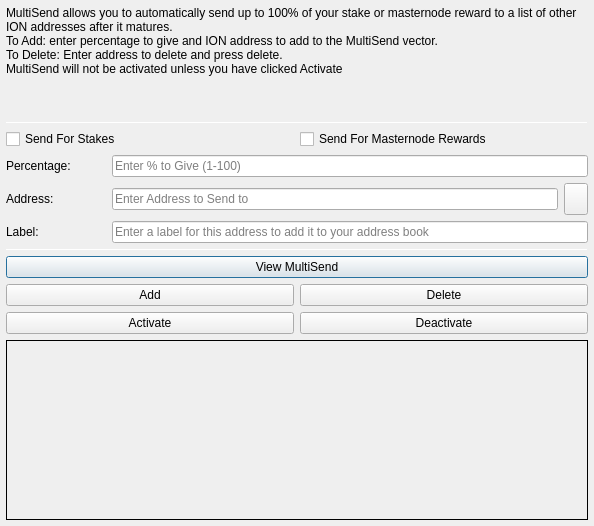
<?xml version="1.0" encoding="UTF-8"?>
<ui version="4.0">
 <class>MultiSendDialog</class>
 <widget class="QDialog" name="MultiSendDialog">
  <property name="windowModality">
   <enum>Qt::NonModal</enum>
  </property>
  <property name="geometry">
   <rect>
    <x>0</x>
    <y>0</y>
    <width>594</width>
    <height>526</height>
   </rect>
  </property>
  <property name="windowTitle">
   <string>MultiSend</string>
  </property>
  <layout class="QVBoxLayout" name="verticalLayout" stretch="0">
   <property name="margin">
    <number>6</number>
   </property>
   <item>
    <layout class="QVBoxLayout" name="verticalLayout_Main" stretch="1,1,1,0,1,1,1">
     <item>
      <widget class="QLabel" name="label_2">
       <property name="lineWidth">
        <number>1</number>
       </property>
       <property name="text">
        <string>MultiSend allows you to automatically send up to 100% of your stake or masternode reward to a list of other ION addresses after it matures.
To Add: enter percentage to give and ION address to add to the MultiSend vector.
To Delete: Enter address to delete and press delete.
MultiSend will not be activated unless you have clicked Activate</string>
       </property>
       <property name="alignment">
        <set>Qt::AlignLeading|Qt::AlignLeft|Qt::AlignTop</set>
       </property>
       <property name="wordWrap">
        <bool>true</bool>
       </property>
      </widget>
     </item>
     <item>
      <widget class="Line" name="line">
       <property name="minimumSize">
        <size>
         <width>0</width>
         <height>1</height>
        </size>
       </property>
       <property name="maximumSize">
        <size>
         <width>16777215</width>
         <height>1</height>
        </size>
       </property>
       <property name="orientation">
        <enum>Qt::Horizontal</enum>
       </property>
      </widget>
     </item>
     <item>
      <layout class="QVBoxLayout" name="verticalLayout_Settings">
       <item>
        <layout class="QHBoxLayout" name="horizontalLayout">
         <item>
          <widget class="QCheckBox" name="multiSendStakeCheckBox">
           <property name="text">
            <string>Send For Stakes</string>
           </property>
          </widget>
         </item>
         <item>
          <widget class="QCheckBox" name="multiSendMasternodeCheckBox">
           <property name="text">
            <string>Send For Masternode Rewards</string>
           </property>
          </widget>
         </item>
        </layout>
       </item>
       <item>
        <layout class="QHBoxLayout" name="horizontalLayout_6">
         <item>
          <widget class="QLabel" name="label">
           <property name="minimumSize">
            <size>
             <width>100</width>
             <height>0</height>
            </size>
           </property>
           <property name="toolTip">
            <string>Percentage of stake to send</string>
           </property>
           <property name="text">
            <string>Percentage:</string>
           </property>
          </widget>
         </item>
         <item>
          <widget class="QLineEdit" name="multiSendPercentEdit">
           <property name="toolTip">
            <string>Enter whole numbers 1 - 100</string>
           </property>
           <property name="placeholderText">
            <string>Enter % to Give (1-100)</string>
           </property>
          </widget>
         </item>
        </layout>
       </item>
       <item>
        <layout class="QHBoxLayout" name="horizontalLayout_7">
         <item>
          <widget class="QLabel" name="label_5">
           <property name="minimumSize">
            <size>
             <width>100</width>
             <height>0</height>
            </size>
           </property>
           <property name="toolTip">
            <string>Address to send portion of stake to</string>
           </property>
           <property name="text">
            <string>Address:</string>
           </property>
          </widget>
         </item>
         <item>
          <widget class="QLineEdit" name="multiSendAddressEdit">
           <property name="toolTip">
            <string/>
           </property>
           <property name="placeholderText">
            <string>Enter Address to Send to</string>
           </property>
          </widget>
         </item>
         <item>
          <widget class="QToolButton" name="addressBookButton">
           <property name="maximumSize">
            <size>
             <width>16777215</width>
             <height>32</height>
            </size>
           </property>
           <property name="toolTip">
            <string>Choose an address from the address book</string>
           </property>
           <property name="text">
            <string/>
           </property>
           <property name="icon">
            <iconset resource="../ion.qrc">
             <normaloff>:/icons/address-book</normaloff>:/icons/address-book</iconset>
           </property>
           <property name="shortcut">
            <string>Alt+A</string>
           </property>
          </widget>
         </item>
        </layout>
       </item>
      </layout>
     </item>
     <item>
      <layout class="QHBoxLayout" name="horizontalLayout_3">
       <item>
        <widget class="QLabel" name="label_3">
         <property name="minimumSize">
          <size>
           <width>100</width>
           <height>0</height>
          </size>
         </property>
         <property name="text">
          <string>Label:</string>
         </property>
        </widget>
       </item>
       <item>
        <widget class="QLineEdit" name="labelAddressLabelEdit">
         <property name="placeholderText">
          <string>Enter a label for this address to add it to your address book</string>
         </property>
        </widget>
       </item>
      </layout>
     </item>
     <item>
      <widget class="Line" name="line_2">
       <property name="minimumSize">
        <size>
         <width>0</width>
         <height>1</height>
        </size>
       </property>
       <property name="maximumSize">
        <size>
         <width>16777215</width>
         <height>1</height>
        </size>
       </property>
       <property name="orientation">
        <enum>Qt::Horizontal</enum>
       </property>
      </widget>
     </item>
     <item>
      <layout class="QVBoxLayout" name="verticalLayout_Buttons">
       <item>
        <layout class="QHBoxLayout" name="horizontalLayout_4">
         <item>
          <widget class="QPushButton" name="viewButton">
           <property name="toolTip">
            <string/>
           </property>
           <property name="statusTip">
            <string>View MultiSend Vector</string>
           </property>
           <property name="text">
            <string>View MultiSend</string>
           </property>
          </widget>
         </item>
        </layout>
       </item>
       <item>
        <layout class="QHBoxLayout" name="horizontalLayout_2">
         <item>
          <widget class="QPushButton" name="addButton">
           <property name="toolTip">
            <string/>
           </property>
           <property name="statusTip">
            <string>Add to MultiSend Vector</string>
           </property>
           <property name="text">
            <string>Add</string>
           </property>
          </widget>
         </item>
         <item>
          <widget class="QPushButton" name="deleteButton">
           <property name="toolTip">
            <string/>
           </property>
           <property name="statusTip">
            <string>Delete Address From MultiSend Vector</string>
           </property>
           <property name="text">
            <string>Delete</string>
           </property>
          </widget>
         </item>
        </layout>
       </item>
       <item>
        <layout class="QHBoxLayout" name="horizontalLayout_5">
         <item>
          <widget class="QPushButton" name="activateButton">
           <property name="statusTip">
            <string>Activate MultiSend</string>
           </property>
           <property name="text">
            <string>Activate</string>
           </property>
          </widget>
         </item>
         <item>
          <widget class="QPushButton" name="disableButton">
           <property name="statusTip">
            <string>Deactivate MultiSend</string>
           </property>
           <property name="text">
            <string>Deactivate</string>
           </property>
          </widget>
         </item>
        </layout>
       </item>
      </layout>
     </item>
     <item>
      <widget class="QLabel" name="message">
       <property name="minimumSize">
        <size>
         <width>0</width>
         <height>180</height>
        </size>
       </property>
       <property name="frameShape">
        <enum>QFrame::Panel</enum>
       </property>
       <property name="frameShadow">
        <enum>QFrame::Plain</enum>
       </property>
       <property name="lineWidth">
        <number>1</number>
       </property>
       <property name="midLineWidth">
        <number>1</number>
       </property>
       <property name="text">
        <string/>
       </property>
       <property name="alignment">
        <set>Qt::AlignLeading|Qt::AlignLeft|Qt::AlignTop</set>
       </property>
       <property name="wordWrap">
        <bool>true</bool>
       </property>
      </widget>
     </item>
    </layout>
   </item>
  </layout>
 </widget>
 <resources>
  <include location="../ion.qrc"/>
 </resources>
 <connections/>
</ui>
